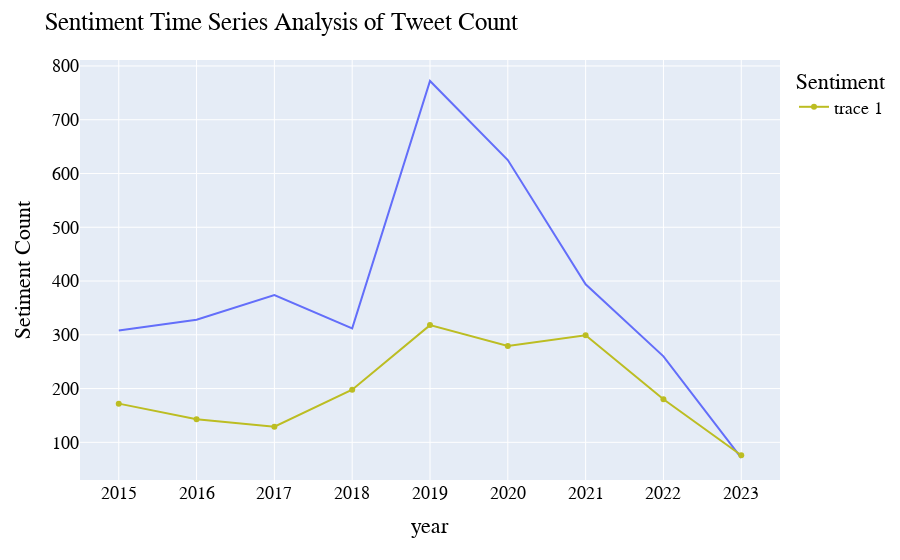

Write notebook code for a chart like this one.
### Code cell
# Create Line plot
fig = px.line(table_sent_count, x=table_sent_count["year"], y=table_sent_count['Negative'])
fig.add_scatter(x=table_sent_count["year"], y=table_sent_count['Positive'])
# fig.add_scatter(x=table_sent_count["year"], y=table_sent_count['Neutral'])
fig.update_traces(textposition='top center')

fig.update_layout(colorway = ['#7f7f7f', '#bcbd22', '#17becf'],
    title="Sentiment Time Series Analysis of Tweet Count",
    xaxis_title="year",
    yaxis_title="Setiment Count",
    legend_title="Sentiment",
    font=dict(
        family="Courier New, monospace",
        size=18,
        color="Black"))
fig.show()

### Figure 1 — Plotly figure (JSON) as saved in the notebook; plotly's stock layout.template omitted (floating-point values rounded to 4 significant figures)
{"data": [{"hovertemplate": "year=%{x}<br>Negative=%{y}<extra></extra>", "legendgroup": "", "line": {"color": "#636efa", "dash": "solid"}, "marker": {"symbol": "circle"}, "mode": "lines", "name": "", "orientation": "v", "showlegend": false, "textposition": "top center", "type": "scatter", "x": [2015, 2016, 2017, 2018, 2019, 2020, 2021, 2022, 2023], "xaxis": "x", "y": [308, 328, 374, 312, 772, 625, 394, 260, 71], "yaxis": "y"}, {"textposition": "top center", "type": "scatter", "x": [2015, 2016, 2017, 2018, 2019, 2020, 2021, 2022, 2023], "y": [172, 143, 129, 198, 318, 279, 299, 180, 76]}], "layout": {"colorway": ["#7f7f7f", "#bcbd22", "#17becf"], "font": {"color": "Black", "family": "Courier New, monospace", "size": 18}, "legend": {"title": {"text": "Sentiment"}, "tracegroupgap": 0}, "margin": {"t": 60}, "title": {"text": "Sentiment Time Series Analysis of Tweet Count"}, "xaxis": {"anchor": "y", "domain": [0, 1], "title": {"text": "year"}}, "yaxis": {"anchor": "x", "domain": [0, 1], "title": {"text": "Setiment Count"}}}}
